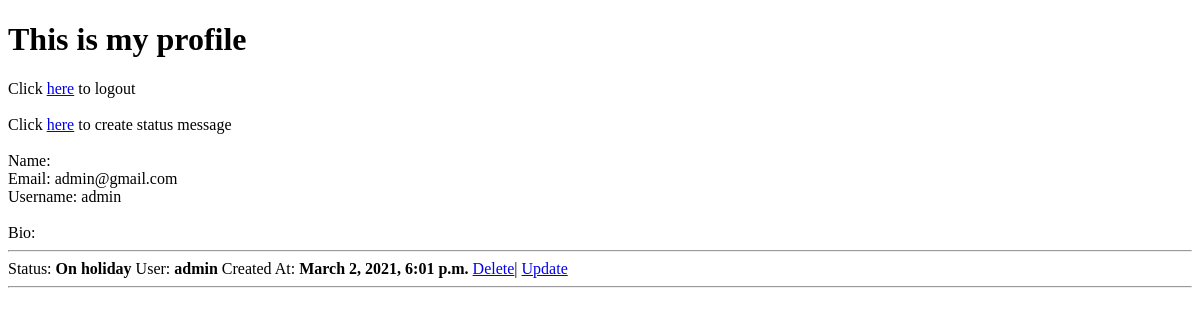
Before: /accounts/profile/ (signed in) with the older database file.
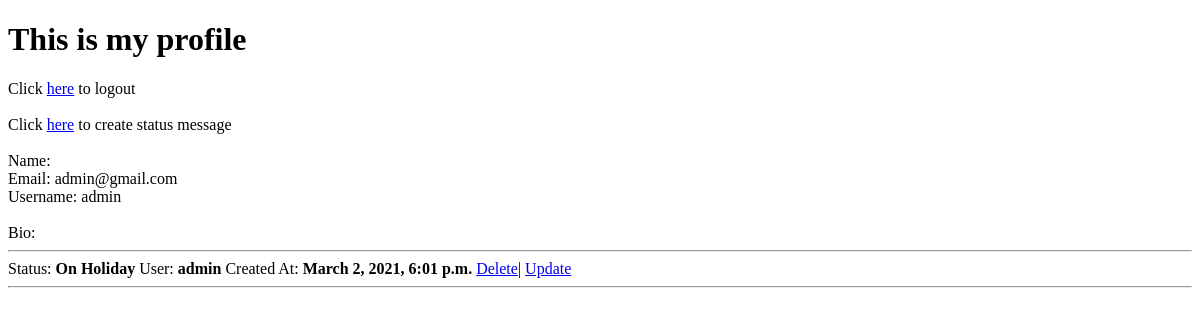
After: the same page with the newer database file.
### statusapp/models.py (models this page shows, shortened)
class StatusMessage(models.Model):
    status = models.CharField(max_length=200)
    user = models.ForeignKey(get_user_model(),on_delete=models.CASCADE)
    created_at = models.DateTimeField(auto_now_add=True)
    modified_at = models.DateTimeField(auto_now=True)

### user/models.py (models this page shows)
class User(AbstractUser):
    middle_name = models.CharField(max_length=100)
    group = None
    user_permissions = None

### accounts/views.py (the view)
# urls.py: path('profile/', profile_view),
@login_required()
def profile_view(request):
    from statusapp.models import StatusMessage
    messages = StatusMessage.objects.filter(user_id=request.user.id)
    return render(request, 'accounts/profile.html', {
        'messages': messages
    })

### accounts/templates/accounts/profile.html (shortened to what this page needs)
<!DOCTYPE html>
<html lang="en">
<head>
</head>
<body>
<h1>This is my profile</h1>
Click <a href="/accounts/logout/">here</a> to logout <br><br>
Click <a href="{% url 'statusapp:create' %}">here</a> to create status message <br><br>
Name: {{ request.user.get_full_name }} <br>
Email: {{ request.user.email }} <br>
Username: {{ request.user.username }} <br><br>
Bio: {{ request.user.get_bio }}
<hr>
{% for msg in messages %}
    Status: <b>{{ msg.status }}</b>
    User: <b>{{ msg.user.username }}</b>
    Created At: <b>{{ msg.created_at }}</b>
    {% if msg.user == request.user %}
        <a href="{% url 'statusapp:delete' msg.id %}">Delete</a>|
        <a href="{% url 'statusapp:update' msg.id %}">Update</a>
    {% endif %}
    <hr>
{% endfor %}
</body>
</html>

Changed rows visible on the page:
changed StatusMessage "admin": status "On holiday" → "On Holiday"
